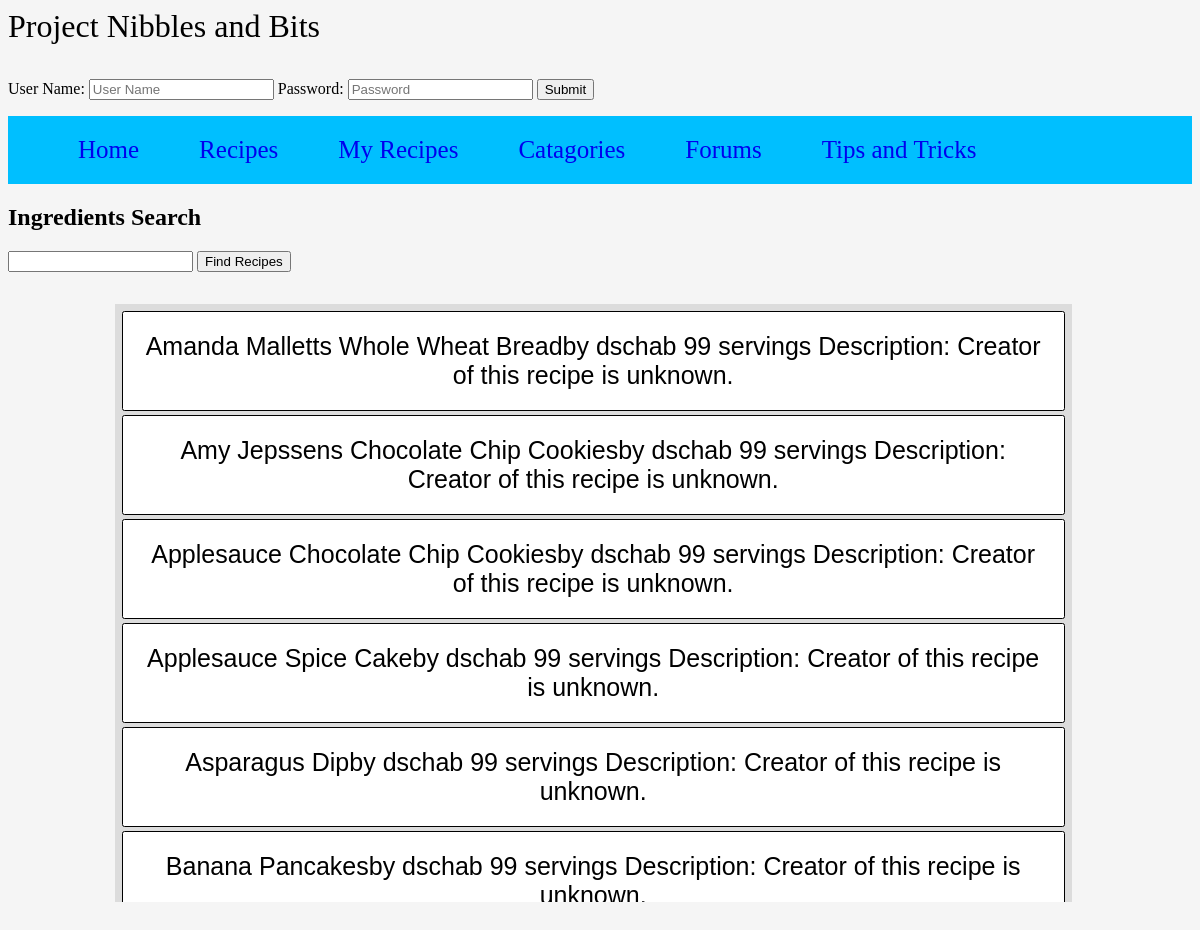
/php/index.php, run on the app's committed database.
### tables this page shows
CREATE TABLE Recipes
(
   recipe_id INT NOT NULL AUTO_INCREMENT,
   recipe_name VARCHAR(256) NOT NULL,
   recipe_description VARCHAR(1000) NOT NULL,
   recipe_servings INT NOT NULL,
   user_name VARCHAR(45) NOT NULL,
   thread_id INT NOT NULL,
   recipe_instructions VARCHAR(2000) NOT NULL,
   difficulty INT NOT NULL,
   comment VARCHAR(500),
   CONSTRAINT PRIMARY KEY (recipe_id),
   CONSTRAINT FOREIGN KEY (user_name) REFERENCES Users(user_name),
   CONSTRAINT FOREIGN KEY (thread_id) REFERENCES Threads(thread_id)
);

### php/index.php (the view, shortened to what this page needs)
<?php
	include 'functions.php';
?>
<DOCTYPE html>
<html>
    <head>
        <link rel="stylesheet" type="text/css" href="mainstyles.css">
    </head>
    <body>
        <h1>Project Nibbles and Bits</h1>
        <ul id="Nav_Bar">
            <li><a href="index">Home</a></li>
            <li><a href="Recipes">Recipes</a></li>
            <li><a href="MyRecipes">My Recipes</a></li>
            <li><a href="Catagories">Catagories</a></li>
            <li><a href="Forums">Forums</a></li>
            <li><a href="TipsAndTricks">Tips and Tricks</a></li>
        </ul>
  		<h2>Ingredients Search</h2>
		<form action="index.php" method="get">
         	<input type="search" name="recipeName">
			<input id="Recipe_Submit" type="submit" value="Find Recipes">
		</form>
		<ul id="recipeSearch">
			<?php
				$recipes = connectServer("CALL getRecipes('".$_GET["recipeName"]."');", jBaker);
				while($row = mysqli_fetch_assoc($recipes))
				{
						echo "<button class='recipeSearch' onclick=location.href='/recipe.php?recipe_id=" . $row["recipe_id"] . "'>" . $row["recipe_name"] . "by " . $row["user_name"] . " " . $row["recipe_servings"] . " servings Description: " . $row["recipe_description"] . "</button>";
						echo "<br>";
				}
			?>
		</ul>
	</body>
</html>

### css/mainstyles.css (style rules this page uses)
h1 { font-weight: 100; font-family:fantasy; display: block; height: auto; height: 50px; width: 400px; background-color: whitesmoke; }
#Nav_Bar { list-style-type: none; overflow: hidden; background-color: deepskyblue; }
li { display: inline; margin: 0px; padding: 0px; float: left; display: block; font-size: 25; }
li a { list-style-type: none; display: block; text-align: center; padding: 20px 30px; text-decoration: none; }
html { background-color: whitesmoke; }
#recipeSearch { float: left; background-color: gainsboro; padding: 5px; margin-left: 9%; height: 75%; width: 80%; overflow: scroll; }
button.recipeSearch { float: left; font-size: 25; background-color: white; border: 1px; padding: 20px; clear: both; margin: 2px; border: 1px solid black; outline-color: purple; border-radius: 2.5px; }

### data on the page
recipes: recipe_name "Amanda Malletts Whole Wheat Bread", user_name "dschab", recipe_servings "99", recipe_description "Creator of this recipe is unknown."
recipes: recipe_name "Amy Jepssens Chocolate Chip Cookies", user_name "dschab", recipe_servings "99", recipe_description "Creator of this recipe is unknown."
recipes: recipe_name "Applesauce Chocolate Chip Cookies", user_name "dschab", recipe_servings "99", recipe_description "Creator of this recipe is unknown."
recipes: recipe_name "Applesauce Spice Cake", user_name "dschab", recipe_servings "99", recipe_description "Creator of this recipe is unknown."
recipes: recipe_name "Asparagus Dip", user_name "dschab", recipe_servings "99", recipe_description "Creator of this recipe is unknown."
recipes: recipe_name "Banana Pancakes", user_name "dschab", recipe_servings "99", recipe_description "Creator of this recipe is…"
